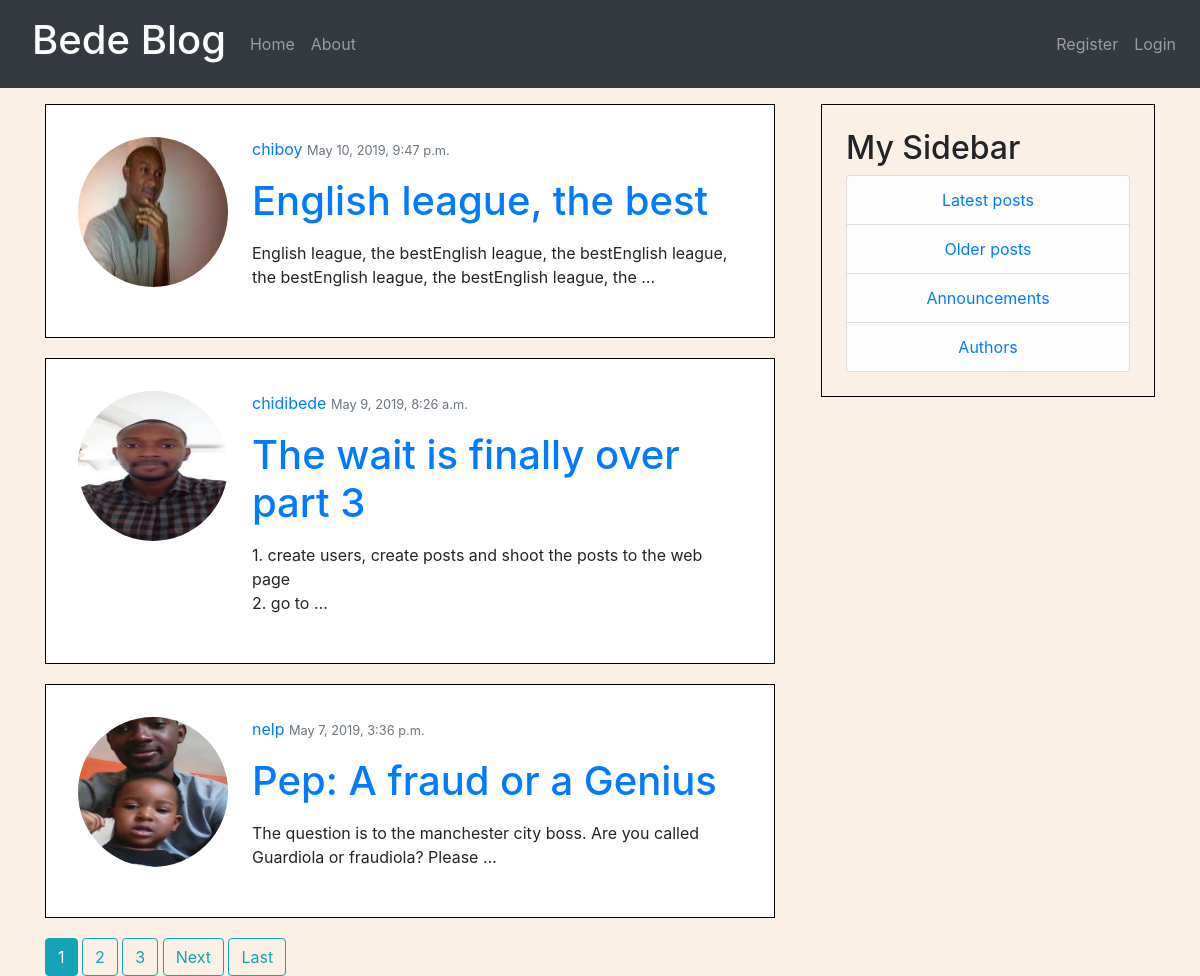
The page / on the database its author committed.
### blog/models.py (models this page shows, shortened)
class Post(models.Model):
    objects = models.Manager()
    title = models.CharField(max_length=100)
    author = models.ForeignKey(User, on_delete=models.CASCADE)
    content = models.TextField()
    date_published = models.DateTimeField(default=timezone.now)

### users/models.py (models this page shows, shortened)
class Profile(models.Model):
	user = models.OneToOneField(User, on_delete = models.CASCADE)
	image = models.ImageField(default='default.jpg', upload_to='profile_pics')
	website = models.CharField(max_length=200, null=True, blank=True)

### blog/views.py (the view)
# urls.py: path('', PostListView.as_view(), name='blog-home'),
class PostListView(ListView):
	model = Post
	template_name = 'blog/home.html'
	context_object_name = 'posts'
	ordering = ['-date_published']
	paginate_by = 3

### blog/templates/blog/home.html (shortened to what this page needs)
{% extends 'blog/base.html'%}
{% load static %}
    {% block content %}
        {% for post in posts %}
            <div class="posts">
                <div class="media">
                    <img src="{{ post.author.profile.image.url }}" class="account-img rounded-circle" width='150' height='150'>
                    <div class="media-body ml-4">
                        <p><a href="{% url 'user-posts' post.author.username %}">{{ post.author }}</a> <small class="text-muted">{{ post.date_published }}</small></p>
                        <a href="{% url 'post-detail' post.id %}"><h1>{{ post.title }}</h1></a>
                        <p>{{ post.content|linebreaks|truncatewords:15}}</p>
                    </div>
                </div>
            </div>
        {% endfor %}
        {% if is_paginated %}
            {% for num in page_obj.paginator.page_range %}
                {% if page_obj.number == num %}
                    <a class="btn btn-info" href="?page={{ num }}">{{ num }}</a>
                {% elif num > page_obj.number|add:'-3' and num < page_obj.number|add:'3' %}
                    <a class="btn btn-outline-info" href="?page={{ num }}">{{ num }}</a>
                {% endif %}
            {% endfor %}
            {% if page_obj.has_next %}
                <a class="btn btn-outline-info" href="?page={{ page_obj.next_page_number }}">Next</a>
                <a class="btn btn-outline-info" href="?page={{ page_obj.paginator.num_pages}}">Last</a>
            {% endif %}
        {% endif %}
    {% endblock %}

### blog/templates/blog/base.html (shortened to what this page needs)
{% load static %}
<!DOCTYPE html>
<html lang="en" dir="ltr">
    <head>
        <link rel="stylesheet" href="{% static 'bootstrap.min.css' %}">
        <link rel="stylesheet" href="{% static 'styles.css' %}">
        <link rel="stylesheet" href="{% static 'all.min.css' %}">
    </head>
    <body>
        <div class="container-fluid ">
            <nav class="navbar navbar-expand-md navbar-dark bg-dark fixed-top" >
                <a href="{% url 'blog-home' %}" class="nav-link"><h1 class="text-white">Bede Blog</h1></a>
                <div class="collapse navbar-collapse" id="navbarmenu">
                    <ul class="navbar-nav">
                        <li class="nav-item"><a href="{% url 'blog-home' %}" class="nav-link">Home</a></li>
                        <li class="nav-item"><a href="{% url 'about' %}" class="nav-link">About</a></li>
                    </ul>
                    {% if user.is_authenticated %}
                        <ul class="navbar-nav ml-auto">
                        <li class="nav-item"><a href="{% url 'post-new' %}" class="nav-link">New Post</a></li>
                        <li class="nav-item"><a href="{% url 'profile' %}" class="nav-link">Profile</a></li>
                        <li class="nav-item"><a href="{% url 'logout' %}" class="nav-link">Logout</a></li>
                        <li class="nav-item"><a href="{% url 'profile' %}" class="nav-link"><small>{{ user.username}}</small></a></li>
                    </ul>
                    {% else %}
                        <ul class="navbar-nav ml-auto">
                        <li class="nav-item"><a href="{% url 'register' %}" class="nav-link">Register</a></li>
                        <li class="nav-item"><a href="{% url 'login' %}" class="nav-link">Login</a></li>
                    </ul>
                    {% endif %}
                 </div>
            </nav>
        </div>
            <div class="container">
                <div class="row">
                    <div class="col-md-8">
                        <div class="content-section mt-4">
                            {% block content %}
                            {% endblock %}
                        </div>
                    </div>
                    <div class="col-md-4">
                        <div class="content-section mt-4 p-4" id="sidebar">
                            <h2>My Sidebar</h2>
                            <ul class="list-group">
                                <li class="list-group-item list-group-item-light text-center"><a href="#">Latest posts</a></li>
                                <li class="list-group-item list-group-item-light text-center"><a href="#">Older posts</a></li>
                                <li class="list-group-item list-group-item-light text-center"><a href="#">Announcements</a></li>
                                <li class="list-group-item list-group-item-light text-center"><a href="#">Authors</a></li>
                            </ul>
                        </div>
                    </div>
                </div>
            </div>
    </body>
</html>

### blog/static/styles.css (style rules this page uses)
body { background-color: Linen; }
.posts { background-color: white; border: 1px solid black; margin-bottom: 20px; padding: 2em; }
#sidebar { border: 1px solid black; margin-bottom: 20px; padding: 2em; margin-top: 10px; margin-left: 1em; }
.container { margin-top: 5em; }

### rows shown on the page
Post: author.profile.image (picture), author "chiboy", date_published "May 10, 2019, 9:47 p.m.", title "English league, the best", content "English league, the bestEnglish league, the bestEnglish league, the bestEnglish league, the bestEnglish league, the …"
Post: author.profile.image (picture), author "chidibede", date_published "May 9, 2019, 8:26 a.m.", title "The wait is finally over part 3", content "1. create users, create posts and shoot the posts to the web page 2. go to …"
Post: author.profile.image (picture), author "nelp", date_published "May 7, 2019, 3:36 p.m.", title "Pep: A fraud or a Genius", content "The question is to the manchester city boss. Are you called Guardiola or fraudiola? Please …"

### other values the page prints
{{ num }} "1"
{{ num }} "2" "3"
